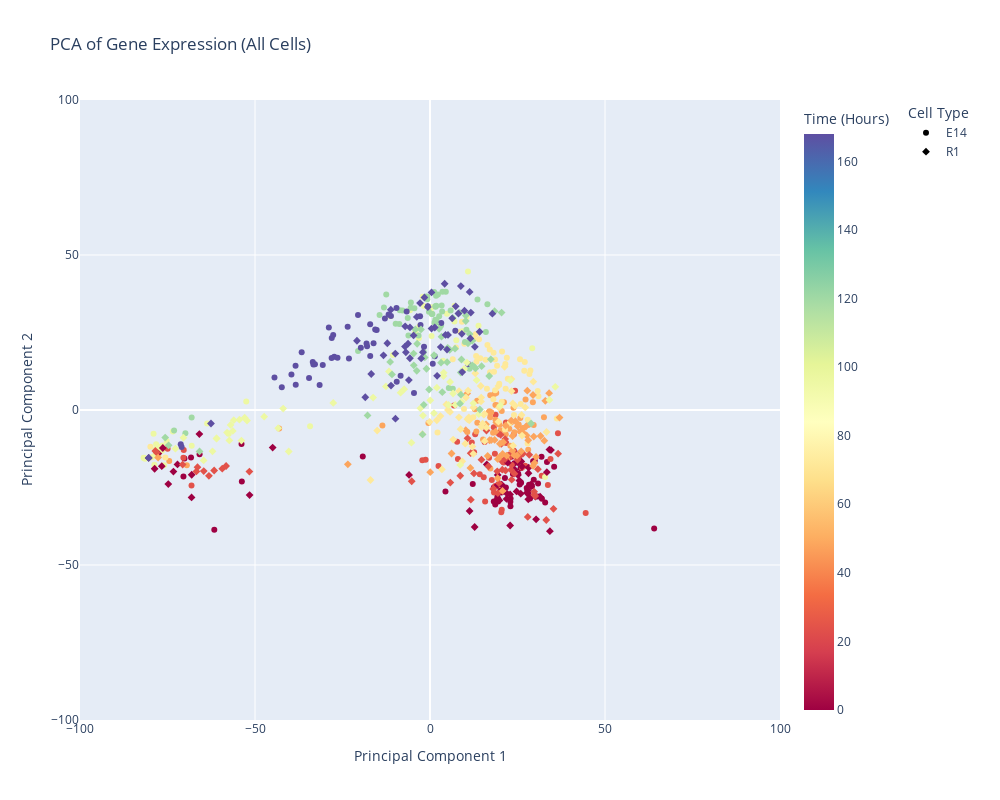

Notebook cell for this chart:
### Markdown cell above
### Part 4. Dimensionality Reduction (PCA)
We can only do so much in trying to visualize our dataset one variable at the time, or 2 variables at the time. Our dataset is high-dimensional, we must therefore use appropriate methods to visualize it. Most notably, dimensionality reduction methods.

1. Perform **Principal Component Analysis (PCA)** on the data, keeping only 2 dimensions
(Hint: you don't need to pass columns 'Time' and 'Type' to PCA as they do not contain information on genes. Extract just genes columns and pass it to PCA. The line below shows how you can 'drop' those columns)

    X = df.drop(['Time', 'Type'], axis=1)

2. Determine the 'importance' of each of your principal component ? How do you inteprete that ?

3. Create a scatter plot on the resulting two dimensional data (PC1 vs PC2). What do you observe ? Can you identified different trajectories in time for different cell types (E14, R1) ?

4. Enhance the scatter plot using different marker types for cell type (E14, R1) and different colors for time (0, 24, ..., 268). What do you observe ?

Bonus: Perform **Principal Component Analysis (PCA)** on the data, this time keeping 3 dimensions. Redo steps 1-4

### Code cell
from sklearn.decomposition import PCA

all_genes = df.drop(['Sample','Time','Type', 'Unnamed: 99', 'Bmp4_group', 'Nanog_group'], axis=1)

pca = PCA(n_components=2)
genes_pcaed = pca.fit_transform(all_genes)

pca_df = pd.DataFrame(
    genes_pcaed,
    columns=["PC1", "PC2"]
)

pca_df["Time"] = df["Time"].values
pca_df["CellType"] = df["Type"].values 

fig = px.scatter(
    pca_df,
    x="PC1",
    y="PC2",
    color="Time",
    color_continuous_scale="Spectral",
    range_x=[-100,100],
    range_y=[-100,100],
    symbol="CellType",
    title="PCA of Gene Expression (All Cells)",
    labels={
        "PC1": "Principal Component 1",
        "PC2": "Principal Component 2",
        "Time": "Time (Hours)",
        "CellType": "Cell Type"
    }
)

fig.update_layout(
    height=800,
    width=1000,
    template="plotly"
    )

fig.update_layout(
    legend=dict(
        x=1.18,
        y=1,
        xanchor="left",
        yanchor="top"
    ),
    margin=dict(r=220)
)

fig.show()

### Figure 1 — Plotly figure (JSON) as saved in the notebook; plotly's stock layout.template omitted (floating-point values rounded to 4 significant figures; data arrays with more than 128 entries replaced by an {"elided": "..."} marker saying what was removed)
{"data": [{"hovertemplate": "Cell Type=E14<br>Principal Component 1=%{x}<br>Principal Component 2=%{y}<br>Time (Hours)=%{marker.color}<extra></extra>", "legendgroup": "E14", "marker": {"color": {"elided": "336 int values"}, "coloraxis": "coloraxis", "symbol": "circle"}, "mode": "markers", "name": "E14", "orientation": "v", "showlegend": true, "type": "scatter", "x": {"elided": "336 float values"}, "xaxis": "x", "y": {"elided": "336 float values"}, "yaxis": "y"}, {"hovertemplate": "Cell Type=R1<br>Principal Component 1=%{x}<br>Principal Component 2=%{y}<br>Time (Hours)=%{marker.color}<extra></extra>", "legendgroup": "R1", "marker": {"color": {"elided": "336 int values"}, "coloraxis": "coloraxis", "symbol": "diamond"}, "mode": "markers", "name": "R1", "orientation": "v", "showlegend": true, "type": "scatter", "x": {"elided": "336 float values"}, "xaxis": "x", "y": {"elided": "336 float values"}, "yaxis": "y"}], "layout": {"coloraxis": {"colorbar": {"title": {"text": "Time (Hours)"}}, "colorscale": [[0, "rgb(158,1,66)"], [0.1, "rgb(213,62,79)"], [0.2, "rgb(244,109,67)"], [0.3, "rgb(253,174,97)"], [0.4, "rgb(254,224,139)"], [0.5, "rgb(255,255,191)"], [0.6, "rgb(230,245,152)"], [0.7, "rgb(171,221,164)"], [0.8, "rgb(102,194,165)"], [0.9, "rgb(50,136,189)"], [1, "rgb(94,79,162)"]]}, "height": 800, "legend": {"title": {"text": "Cell Type"}, "tracegroupgap": 0, "x": 1.18, "xanchor": "left", "y": 1, "yanchor": "top"}, "margin": {"r": 220}, "title": {"text": "PCA of Gene Expression (All Cells)"}, "width": 1000, "xaxis": {"anchor": "y", "domain": [0, 1], "range": [-100, 100], "title": {"text": "Principal Component 1"}}, "yaxis": {"anchor": "x", "domain": [0, 1], "range": [-100, 100], "title": {"text": "Principal Component 2"}}}}
